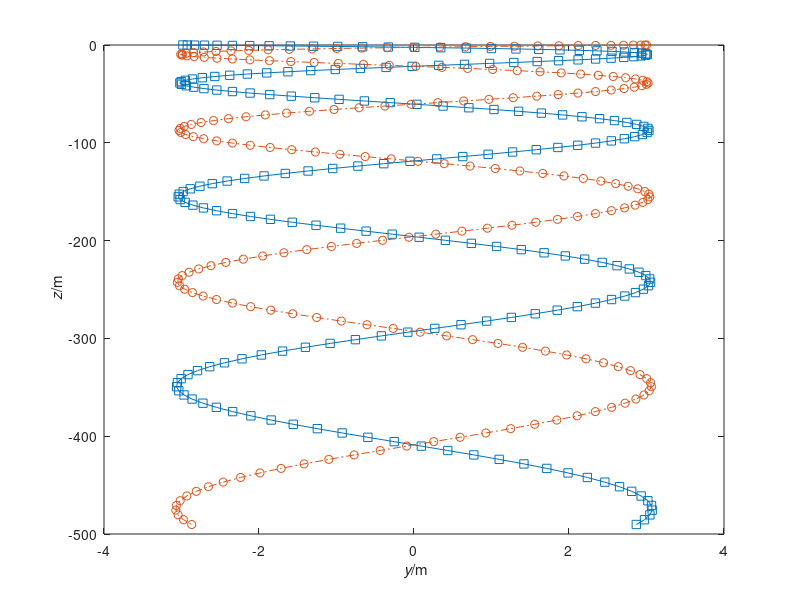

The MATLAB source for this figure:
%%% hooke_spring.m
%% Last-Updated: 2024-04-14T16:01:42+0200
%% Simulation of two bodies connected by Hookean spring in 2D
%% SI units used throughout
%% Coordinates (y,z)
%%%% Constants
ma = 2; % mass of object a
mb = 2; % mass of object b
g = 9.80665; % gravitational acceleration
k = 5; % spring constant
%%
Gya = 0; Gza = -ma*g; % gravity supply on object a
Gyb = 0; Gzb = -mb*g; % gravity supply on object b
%%
t1 = 10; % final time
dt = 0.001; % time step
%%%% STATE: y,z,vy,vz for a and b; initial conditions
t = 0; % initial time
ya = -3; za = 0; % initial position of object a
yb = 3; zb = 0; % initial position of object a
vya = 0; vza = 0; % initial velocity of object a
vyb = 0; vzb = 0; % initial velocity of object b
%%%% %@ Plot & saving
%% adjust final time if not multiple of timestep
t1 = t1 + mod(t1-t,dt);
%% Save values of all quantities at some steps during the simulation,
%% for subsequente analysis or plotting
%% (saving at all timesteps could be too costly)
Nsaves = 200; % number of timepoints to save during the simulation
%% Calculate time interval for saving
dsave = (t1-t)/(Nsaves-1);
if abs(dsave) < abs(dt)
  error('time interval between saves is smaller than timestep')
end
%% Initialize vectors to contain saved values
tSave = nan(Nsaves,1); % time
yaSave = nan(Nsaves,1); zaSave = nan(Nsaves,1); % position object a
ybSave = nan(Nsaves,1); zbSave = nan(Nsaves,1); % position object b
vyaSave = nan(Nsaves,1); vzaSave = nan(Nsaves,1); % velocity object a
vybSave = nan(Nsaves,1); vzbSave = nan(Nsaves,1); % velocity object b
%% Save initial values
i = 1; % index that keeps count of savepoints
t0 = t;
tSave(1) = t;
yaSave(1) = ya; zaSave(1) = za;
ybSave(1) = yb; zbSave(1) = zb;
vyaSave(1) = vya; vzaSave(1) = vza;
vybSave(1) = vyb; vzbSave(1) = vzb;
%% Initialize plot
close all;
cols = get(0, 'DefaultAxesColorOrder');
plot(yaSave(1), zaSave(1), 's','Color',cols(1,:)); axis('tight');
plot(ybSave(1), zbSave(1), 'o','Color',cols(2,:));
xlabel('{\it y}/m'); ylabel('{\it z}/m'); hold on;
%% %@
%%%% Numerical time integration
%% loop
while t < t1
  %% We need y,z,vy,vz,Py,Pz,Fy,Fz for a and b (G constant)
  %% we have y,z,vy,vz
  %% find Py,Pz,Fy,Fz using constitutive relations
  Pya = ma*vya; Pza = ma*vza;
  Pyb = mb*vyb; Pzb = mb*vzb;
  %% Hooke's law
  Fyab = -k*(ya-yb);
  Fzab = -k*(za-zb);
  Fyba = -Fyab;
  Fzba = -Fzab;
  %%
  %% Drive forward in time
  %% update momentum
  Pya = Pya + (Fyab + Gya)*dt;
  Pza = Pza + (Fzab + Gza)*dt;
  Pyb = Pyb + (Fyba + Gyb)*dt;
  Pzb = Pzb + (Fzba + Gzb)*dt;
  %% update position
  ya = ya + vya*dt;
  za = za + vza*dt;
  yb = yb + vyb*dt;
  zb = zb + vzb*dt;
  %% update time
  t = t + dt;
  %%
  %% Find new state for next iteration
  %% We need y,z,vy,vz
  %% we have y,z,Py,Pz
  %% find vy,vz using constitutive relations
  vya = Pya/ma;  vza = Pza/ma;
  vyb = Pyb/mb;  vzb = Pzb/mb;
  %% %@
  %% Check whether to save & plot at this step
  if min(abs([0 dsave] - mod(t-t0, dsave))) <= abs(dt)/2
    i = i+1;
    tSave(i) = t;
    yaSave(i) = ya; zaSave(i) = za;
    ybSave(i) = yb; zbSave(i) = zb;
    vyaSave(i) = vya; vzaSave(i) = vza;
    vybSave(i) = vyb; vzbSave(i) = vzb;
    plot(ya, za, 's','Color',cols(1,:));
    plot(yb, zb, 'o','Color',cols(2,:));
    pause(0.001);
  end %@
end %@
%% Plot full trajectory
plot(yaSave,zaSave,'-','Color',cols(1,:));
plot(ybSave,zbSave,'-.','Color',cols(2,:)); %@
